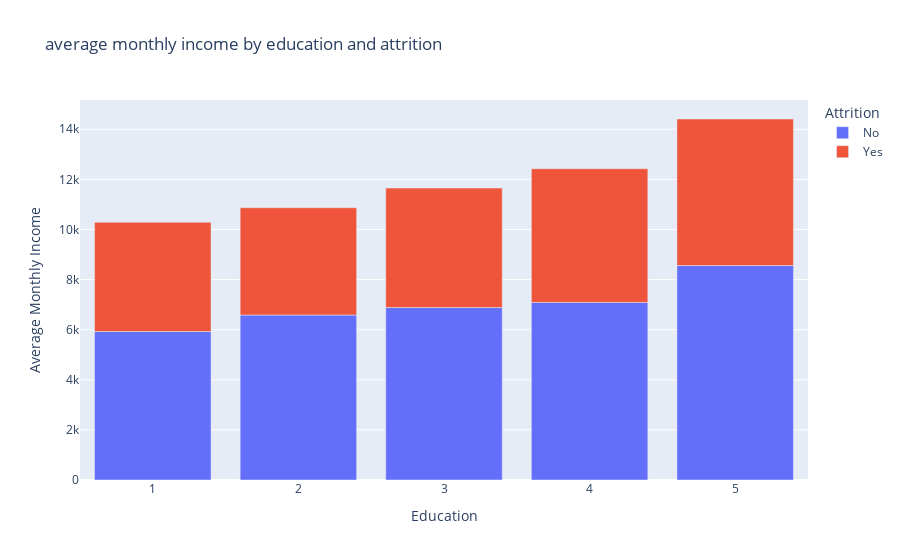

Here is the notebook cell this chart was saved with:
### Code cell
Av_inc = df1.groupby(["Education", "Attrition"])['MonthlyIncome'].mean().reset_index(name='Average Monthly Income')

fig=px.bar(Av_inc,x='Education',y='Average Monthly Income',color='Attrition',title='average monthly income by education and attrition')
fig.show()

### Figure 1 — Plotly figure (JSON) as saved in the notebook; plotly's stock layout.template omitted (floating-point values rounded to 4 significant figures)
{"data": [{"alignmentgroup": "True", "hovertemplate": "Attrition=No<br>Education=%{x}<br>Average Monthly Income=%{y}<extra></extra>", "legendgroup": "No", "marker": {"color": "#636efa", "pattern": {"shape": ""}}, "name": "No", "offsetgroup": "No", "orientation": "v", "showlegend": true, "textposition": "auto", "type": "bar", "x": [1, 2, 3, 4, 5], "xaxis": "x", "y": [5926.0, 6586.0, 6883.0, 7088.0, 8560.0], "yaxis": "y"}, {"alignmentgroup": "True", "hovertemplate": "Attrition=Yes<br>Education=%{x}<br>Average Monthly Income=%{y}<extra></extra>", "legendgroup": "Yes", "marker": {"color": "#EF553B", "pattern": {"shape": ""}}, "name": "Yes", "offsetgroup": "Yes", "orientation": "v", "showlegend": true, "textposition": "auto", "type": "bar", "x": [1, 2, 3, 4, 5], "xaxis": "x", "y": [4360.0, 4283.0, 4770.0, 5335.0, 5850.0], "yaxis": "y"}], "layout": {"barmode": "relative", "legend": {"title": {"text": "Attrition"}, "tracegroupgap": 0}, "title": {"text": "average monthly income by education and attrition"}, "xaxis": {"anchor": "y", "domain": [0, 1], "title": {"text": "Education"}}, "yaxis": {"anchor": "x", "domain": [0, 1], "title": {"text": "Average Monthly Income"}}}}
